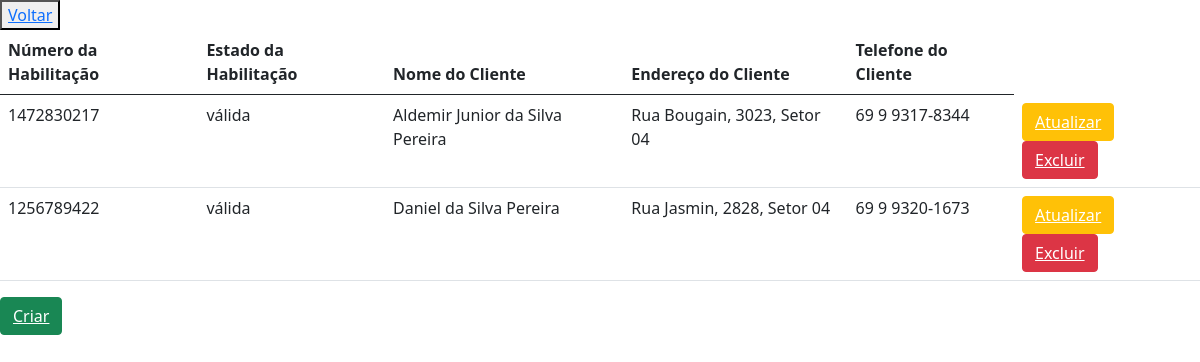
/clientes/, run on the app's committed database.
### app/models.py (models this page shows, shortened)
class Cliente(models.Model):
    num_hab = models.DecimalField('Número da Habilitação', max_digits=10, decimal_places=0)
    stado_hab = models.CharField('Estado da Habilitação', max_length=7, choices=STADO_CHOICES)
    nome_cliente = models.CharField('Nome do Cliente', max_length=150)
    end_cliente = models.CharField('Endereço do Cliente', max_length=200)
    tel_cliente = models.CharField('Telefone do Cliente', max_length=15)

### app/views.py (the view)
# urls.py: path('clientes/', ClienteListView.as_view(), name='cliente_list'),
class ClienteListView(ListView):
    model = Cliente
    template_name = 'cliente/cliente_list.html'

### app/templates/cliente/cliente_list.html (shortened to what this page needs)
<!DOCTYPE html>
<html lang="pt-br">
<head>
    <link href="https://cdn.jsdelivr.net/npm/bootstrap@5.0.2/dist/css/bootstrap.min.css" rel="stylesheet"
>
</head>
<body>
    <button><a href="{% url 'home' %}">Voltar</a></button>
    <table class="table">
        <thead>
            <tr>
                <th scope="col">Número da Habilitação</th>
                <th scope="col">Estado da Habilitação</th>
                <th scope="col">Nome do Cliente</th>
                <th scope="col">Endereço do Cliente</th>
                <th scope="col">Telefone do Cliente</th>
            </tr>
        </thead>
        <tbody>
            {% for c in object_list %}
            <tr>
                <td>{{ c.num_hab }}</td>
                <td>{{ c.stado_hab }}</td>
                <td>{{ c.nome_cliente }}</td>
                <td>{{ c.end_cliente }}</td>
                <td>{{ c.tel_cliente }}</td>
                <td>
                    <button type="button" class="btn btn-warning"><a style="color: #fff;"
                            href="{% url 'cliente_update' c.id %}" role="button">Atualizar</a></button>
                    <button type="button" class="btn btn-danger"><a style="color: #fff;"
                            href="{% url 'cliente_delete' c.id %}" role="button">Excluir</a></button>
                </td>
                {% empty %}
                <td>Não Existe Nenhum Cliente Cadastrado</td>
            </tr>
            {% endfor %}
        </tbody>
    </table>
    <button style="text-align: center;" type="button" class="btn btn-success"><a style="color: #fff;"
            href="{% url 'cliente_create' %}" role="button">Criar</a></button>
</body>
</html>

### data on the page
Cliente: num_hab "1472830217", stado_hab "válida", nome_cliente "Aldemir Junior da Silva Pereira", end_cliente "Rua Bougain, 3023, Setor 04", tel_cliente "69 9 9317-8344"
Cliente: num_hab "1256789422", stado_hab "válida", nome_cliente "Daniel da Silva Pereira", end_cliente "Rua Jasmin, 2828, Setor 04", tel_cliente "69 9 9320-1673"
